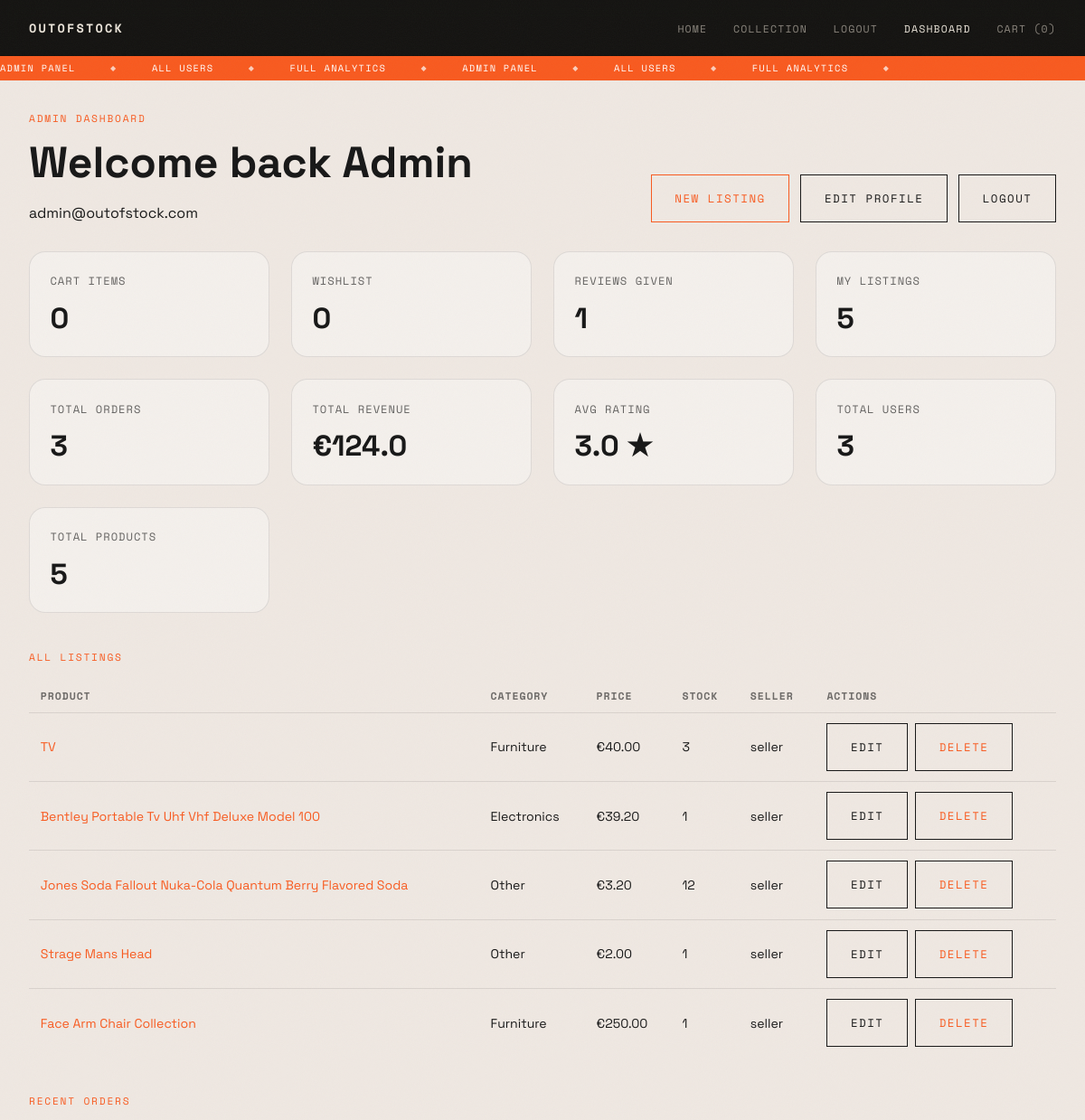
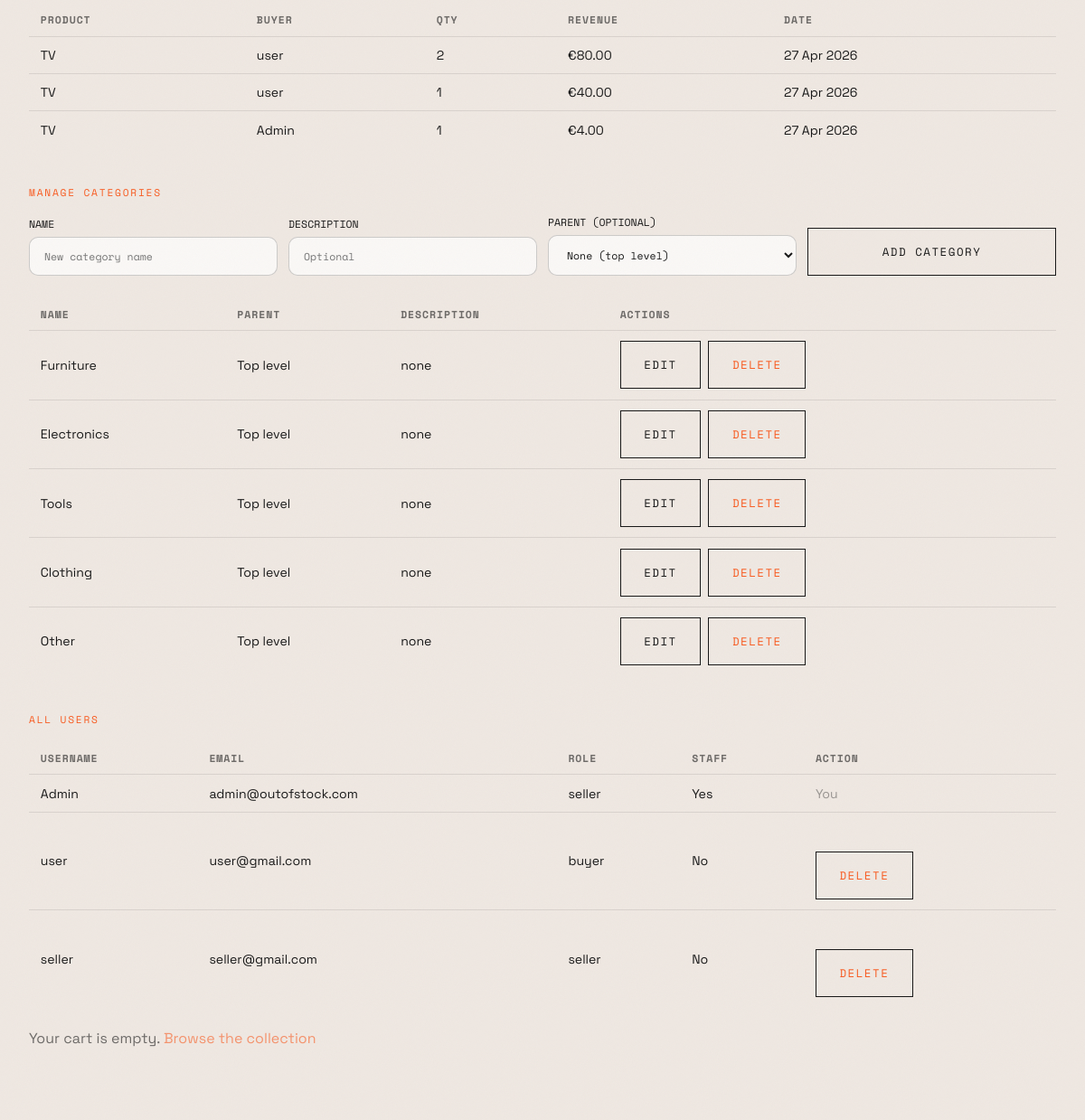
The page /dashboard/ (signed in) on the database its author committed (2 pictures, top to bottom).
### store/models.py (models this page shows, shortened)
class Product(models.Model):
    owner       = models.ForeignKey(User, on_delete=models.CASCADE, related_name='products', null=True, blank=True)
    category    = models.ForeignKey(Category, on_delete=models.CASCADE)
    name        = models.CharField(max_length=150)
    brand       = models.CharField(max_length=100, blank=True)
    description = models.TextField()
    price       = models.DecimalField(max_digits=8, decimal_places=2)
    image       = models.ImageField(upload_to='products/', blank=True, null=True)
    stock       = models.PositiveIntegerField(default=0)

class Category(models.Model):
    name        = models.CharField(max_length=100)
    description = models.TextField(blank=True)
    parent      = models.ForeignKey(
        'self',
        on_delete=models.SET_NULL,
        null=True,
        blank=True,
        related_name='subcategories'
    )
    class Meta:
        verbose_name_plural = 'Categories'

class Order(models.Model):
    buyer       = models.ForeignKey(User, on_delete=models.CASCADE, related_name='orders')
    product     = models.ForeignKey(Product, on_delete=models.CASCADE, related_name='orders')
    quantity    = models.PositiveIntegerField(default=1)
    total_price = models.DecimalField(max_digits=10, decimal_places=2)
    created_at  = models.DateTimeField(auto_now_add=True)

class Profile(models.Model):
    ROLE_CHOICES = [
        ('buyer',  'Buyer'),
        ('seller', 'Seller'),
    ]
    user = models.OneToOneField(User, on_delete=models.CASCADE)
    role = models.CharField(max_length=10, choices=ROLE_CHOICES, default='buyer')

### store/views.py (the view)
# urls.py: path('dashboard/',                          views.dashboard,            name='dashboard'),
@login_required
def dashboard(request):
    role = get_role(request.user)
    cart_items = CartItem.objects.filter(user=request.user)
    cart_count = 0
    for item in cart_items:
        cart_count += item.quantity
    recent_views = RecentlyViewed.objects.filter(user=request.user).order_by('-viewed_at')[:6]
    context = {
        'role': role,
        'cart_items': cart_items,
        'cart_count': cart_count,
        'wishlist_items': WishlistItem.objects.filter(user=request.user),
        'review_count': Review.objects.filter(user=request.user).count(),
        'categories': Category.objects.filter(parent=None),
        'recent_views': recent_views,
    }
    if role == 'seller' or role == 'admin':
        if role == 'admin':
            my_products = Product.objects.all()
            orders = Order.objects.all().order_by('-created_at')
        else:
            my_products = Product.objects.filter(owner=request.user)
            orders = Order.objects.filter(product__owner=request.user).order_by('-created_at')
        total_revenue = 0
        for o in orders:
            total_revenue += float(o.total_price)
        avg_rating_all = None
        all_ratings = Review.objects.filter(product__in=my_products)
        if all_ratings.count() > 0:
            rtotal = 0
            for r in all_ratings:
                rtotal += r.rating
            avg_rating_all = round(rtotal / all_ratings.count(), 1)
        context['my_products'] = my_products
        context['orders'] = orders[:10]
        context['total_revenue'] = round(total_revenue, 2)
        context['total_orders'] = orders.count()
        context['avg_rating_all'] = avg_rating_all
        context['product_count'] = my_products.count()
    if role == 'admin':
        context['total_users'] = User.objects.count()
        context['total_products'] = Product.objects.count()
        context['all_users'] = User.objects.all()
        context['all_categories'] = Category.objects.all()
    return render(request, 'store/dashboard.html', context)

### store/templates/store/dashboard.html (shortened to what this page needs)
{% load static %}
<!DOCTYPE html>
<html lang="en">
<head>
  <link rel="stylesheet" href="{% static 'store/css/shared.css' %}">
  <link rel="stylesheet" href="{% static 'store/css/dashboard.css' %}">
</head>
<body class="theme-light inner-page-body">
  <div class="noise"></div>
  <header class="site-header">
    <a href="{% url 'home' %}" class="logo">OUTOFSTOCK</a>
    <nav class="main-nav">
      <a href="{% url 'home' %}">Home</a>
      <a href="{% url 'products' %}">Collection</a>
      <a href="{% url 'logout' %}">Logout</a>
      <a href="{% url 'dashboard' %}" class="active-link">Dashboard</a>
      <a href="{% url 'cart' %}">Cart ({{ cart_count }})</a>
    </nav>
  </header>
  <div class="ticker-wrap">
    <div class="ticker-track">
      {% if role == 'admin' %}
        <span>ADMIN PANEL</span><span class="dot-sep">&#9670;</span>
        <span>ALL USERS</span><span class="dot-sep">&#9670;</span>
        <span>FULL ANALYTICS</span><span class="dot-sep">&#9670;</span>
      {% elif role == 'seller' %}
        <span>SELLER DASHBOARD</span><span class="dot-sep">&#9670;</span>
        <span>MY LISTINGS</span><span class="dot-sep">&#9670;</span>
        <span>SALES ANALYTICS</span><span class="dot-sep">&#9670;</span>
      {% else %}
        <span>MY DASHBOARD</span><span class="dot-sep">&#9670;</span>
        <span>WISHLIST AND CART</span><span class="dot-sep">&#9670;</span>
        <span>REVIEW HISTORY</span><span class="dot-sep">&#9670;</span>
      {% endif %}
    </div>
  </div>
  <main class="inner-page">
    <section class="dashboard-header">
      <div>
        <p class="section-label">
          {% if role == 'admin' %}ADMIN DASHBOARD{% elif role == 'seller' %}SELLER DASHBOARD{% else %}PERSONAL DASHBOARD{% endif %}
        </p>
        <h1>Welcome back {{ user.username }}</h1>
        <p>{{ user.email }}</p>
      </div>
      <div style="display:flex;gap:0.75rem;flex-wrap:wrap;align-items:flex-start;">
        {% if role == 'seller' or role == 'admin' %}
          <button class="action-btn" data-open-modal>New Listing</button>
        {% endif %}
        <a href="{% url 'edit_profile' %}" class="ghost-btn">Edit Profile</a>
        <a href="{% url 'logout' %}" class="ghost-btn">Logout</a>
      </div>
    </section>
    <section class="stats-grid">
      <article class="stat-card">
        <span>Cart items</span>
        <strong>{{ cart_count }}</strong>
      </article>
      <article class="stat-card">
        <span>Wishlist</span>
        <strong>{{ wishlist_items|length }}</strong>
      </article>
      <article class="stat-card">
        <span>Reviews given</span>
        <strong>{{ review_count }}</strong>
      </article>
      {% if role == 'seller' or role == 'admin' %}
      <article class="stat-card">
        <span>My listings</span>
        <strong>{{ product_count }}</strong>
      </article>
      <article class="stat-card">
        <span>Total orders</span>
        <strong>{{ total_orders }}</strong>
      </article>
      <article class="stat-card">
        <span>Total revenue</span>
        <strong>&#8364;{{ total_revenue }}</strong>
      </article>
      <article class="stat-card">
        <span>Avg rating</span>
        <strong>{% if avg_rating_all %}{{ avg_rating_all|floatformat:1 }} &#9733;{% else %}none{% endif %}</strong>
      </article>
      {% endif %}
      {% if role == 'admin' %}
      <article class="stat-card">
        <span>Total users</span>
        <strong>{{ total_users }}</strong>
      </article>
      <article class="stat-card">
        <span>Total products</span>
        <strong>{{ total_products }}</strong>
      </article>
      {% endif %}
    </section>
    {% if role == 'seller' or role == 'admin' %}
    <section style="margin-top:2.5rem;">
      <p class="section-label">{% if role == 'admin' %}ALL LISTINGS{% else %}MY LISTINGS{% endif %}</p>
      {% if my_products %}
      <table class="analytics-table">
        <thead>
          <tr>
            <th>Product</th>
            <th>Category</th>
            <th>Price</th>
            <th>Stock</th>
            {% if role == 'admin' %}<th>Seller</th>{% endif %}
            <th>Actions</th>
          </tr>
        </thead>
        <tbody>
          {% for product in my_products %}
          <tr>
            <td><a href="{% url 'product_detail' product.id %}">{{ product.name }}</a></td>
            <td>{{ product.category.name }}</td>
            <td>&#8364;{{ product.price }}</td>
            <td>{{ product.stock }}</td>
            {% if role == 'admin' %}<td>{{ product.owner.username|default:"none" }}</td>{% endif %}
            <td>
              <div class="row-actions">
                <button class="ghost-btn" data-edit-btn="{{ product.id }}">Edit</button>
                <a href="{% url 'delete_listing' product.id %}" class="ghost-btn" data-delete-listing>Delete</a>
              </div>
            </td>
          </tr>
          {% endfor %}
        </tbody>
      </table>
      {% else %}
        <p>No listings yet. Click New Listing to add your first product.</p>
      {% endif %}
    </section>
    {% if orders %}
    <section style="margin-top:2.5rem;">
      <p class="section-label">RECENT ORDERS</p>
      <table class="analytics-table">
        <thead>
          <tr>
            <th>Product</th>
            <th>Buyer</th>
            <th>Qty</th>
            <th>Revenue</th>
            <th>Date</th>
          </tr>
        </thead>
        <tbody>
          {% for order in orders %}
          <tr>
            <td>{{ order.product.name }}</td>
            <td>{{ order.buyer.username }}</td>
            <td>{{ order.quantity }}</td>
            <td>&#8364;{{ order.total_price }}</td>
            <td>{{ order.created_at|date:"d M Y" }}</td>
          </tr>
          {% endfor %}
        </tbody>
      </table>
    </section>
    {% endif %}
    {% endif %}
    {% if role == 'admin' %}
    <section style="margin-top:2.5rem;">
      <p class="section-label">MANAGE CATEGORIES</p>
      <form method="POST" action="{% url 'create_category' %}" style="display:grid;grid-template-columns:repeat(auto-fit,minmax(180px,1fr));gap:0.75rem;align-items:end;margin-bottom:1.5rem;">
        <label class="cat-label">Name
          <input name="name" type="text" placeholder="New category name" class="cat-input" />
        </label>
        <label class="cat-label">Description
          <input name="description" type="text" placeholder="Optional" class="cat-input" />
        </label>
        <label class="cat-label">Parent (optional)
          <select name="parent" class="cat-input">
            <option value="">None (top level)</option>
          </select>
        </label>
        <button type="submit" class="ghost-btn" style="margin-top:0;">Add Category</button>
      </form>
      <table class="analytics-table">
        <thead>
          <tr><th>Name</th><th>Parent</th><th>Description</th><th>Actions</th></tr>
        </thead>
        <tbody>
          {% for cat in all_categories %}
          <tr>
            <td>{{ cat.name }}</td>
            <td>{{ cat.parent.name|default:"Top level" }}</td>
            <td>{{ cat.description|default:"none" }}</td>
            <td>
              <div class="row-actions">
                <button class="ghost-btn" data-edit-cat="{{ cat.id }}">Edit</button>
                <a href="{% url 'delete_category' cat.id %}" class="ghost-btn" onclick="return confirm('Delete {{ cat.name }}?')">Delete</a>
              </div>
            </td>
          </tr>
          {% endfor %}
        </tbody>
      </table>
    </section>
    <section style="margin-top:2.5rem;">
      <p class="section-label">ALL USERS</p>
      <table class="analytics-table">
        <thead>
          <tr>
            <th>Username</th>
            <th>Email</th>
            <th>Role</th>
            <th>Staff</th>
            <th>Action</th>
          </tr>
        </thead>
        <tbody>
          {% for u in all_users %}
          <tr>
            <td>{{ u.username }}</td>
            <td>{{ u.email }}</td>
            <td>{% if u.profile %}{{ u.profile.role }}{% else %}none{% endif %}</td>
            <td>{% if u.is_staff %}Yes{% else %}No{% endif %}</td>
            <td>
              {% if u.id != user.id %}
                <a href="{% url 'delete_user' u.id %}" class="ghost-btn" data-delete-user>Delete</a>
              {% else %}
                <span style="opacity:0.4;">You</span>
              {% endif %}
            </td>
          </tr>
          {% endfor %}
        </tbody>
      </table>
    </section>
    {% endif %}
    {% if cart_items %}
    <section class="dashboard-panels" style="margin-top:2.5rem;">
      <article class="dashboard-panel">
        <h2>Your Cart</h2>
        {% for item in cart_items %}
        <div class="dashboard-list-item">
          <span>{{ item.product.name }} x{{ item.quantity }}  &#8364;{{ item.product.price }}</span>
          <a href="{% url 'product_detail' item.product.id %}">Open</a>
        </div>
        {% endfor %}
        <a href="{% url 'cart' %}" class="ghost-btn" style="margin-top:1rem;display:inline-block;">Go to Cart</a>
      </article>
    </section>
    {% else %}
      <p style="margin-top:1.5rem;opacity:0.6;">Your cart is empty. <a href="{% url 'products' %}" style="color:var(--orange);">Browse the collection</a></p>
    {% endif %}
  </main>
</body>
</html>

### rows shown on the page
Product: name "TV", category.name "Furniture", price "40.00", stock "3", owner.username "seller"
Product: name "Bentley Portable Tv Uhf Vhf Deluxe Model 100", category.name "Electronics", price "39.20", stock "1", owner.username "seller"
Product: name "Jones Soda Fallout Nuka-Cola Quantum Berry Flavored Soda", category.name "Other", price "3.20", stock "12", owner.username "seller"
Product: name "Strage Mans Head", category.name "Other", price "2.00", stock "1", owner.username "seller"
Product: name "Face Arm Chair Collection", category.name "Furniture", price "250.00", stock "1", owner.username "seller"
Order: product.name "TV", buyer.username "user", quantity "2", total_price "80.00", created_at "27 Apr 2026"
Order: product.name "TV", buyer.username "user", quantity "1", total_price "40.00", created_at "27 Apr 2026"
Order: product.name "TV", buyer.username "Admin", quantity "1", total_price "4.00", created_at "27 Apr 2026"
Category: name "Furniture", parent.name "Top level", description "none"
Category: name "Electronics", parent.name "Top level", description "none"
Category: name "Tools", parent.name "Top level", description "none"
Category: name "Clothing", parent.name "Top level", description "none"
Category: name "Other", parent.name "Top level", description "none"

### other values the page prints
{{ cart_count }} "0"
{{ user.username }} "Admin"
{{ user.email }} "admin@outofstock.com"
{{ wishlist_items|length }} "0"
{{ review_count }} "1"
{{ product_count }} "5"
{{ total_orders }} "3"
{{ total_revenue }} "124.0"
{{ avg_rating_all|floatformat:1 }} "3.0"
{{ total_users }} "3"
{{ total_products }} "5"
{{ u.username }} "Admin"
{{ u.email }} "admin@outofstock.com"
{{ u.profile.role }} "seller"
{{ u.username }} "user"
